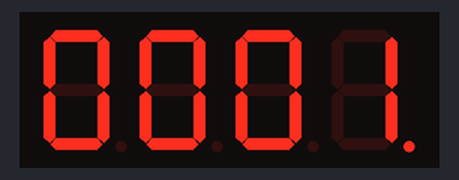
This sketch was run on a simulated Arduino Uno, built with avr-gcc and run on an emulated ATmega328P. Shown: 4-digit seven-segment display.

Above: at 1.1 s.
At 5.1 s:
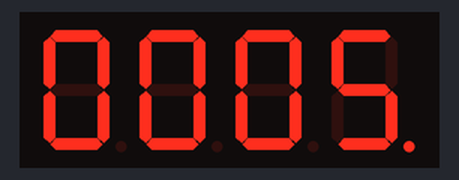
At 10.1 s:
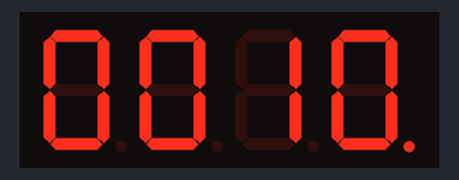
At 20.1 s:
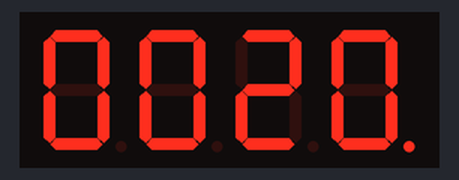
At 29.1 s:
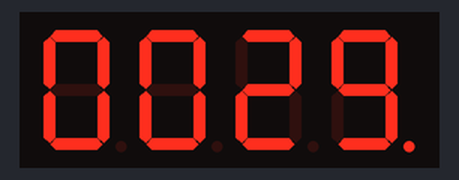
At 39.1 s:
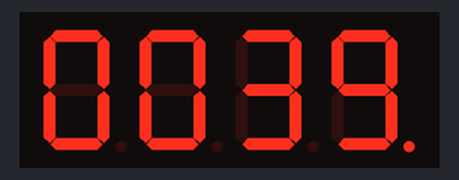

Measured:
- what the display in image 0 shows lasts 1.0 s, from 1.0 s to 2.0 s

The sketch:

SevSeg_Counter.ino
```cpp
// (licence header left out)
#include "SevSeg.h"
SevSeg sevseg; //Instantiate a seven segment controller object

void setup() {
  byte numDigits = 4;
  byte digitPins[] = {5, 4, 3, 2};
  byte segmentPins[] = {6, 7, 8, 9, 10, 11, 12, 13};
  bool resistorsOnSegments = false; // 'false' means resistors are on digit pins
  byte hardwareConfig = COMMON_CATHODE; // See README.md for options
  bool updateWithDelays = false; // Default 'false' is Recommended
  bool leadingZeros = true; // Use 'true' if you'd like to keep the leading zeros
  bool disableDecPoint = true; // Use 'true' if your decimal point doesn't exist or isn't connected

  sevseg.begin(hardwareConfig, numDigits, digitPins, segmentPins, resistorsOnSegments,
  updateWithDelays, leadingZeros, disableDecPoint);
  sevseg.setBrightness(90);
}

void loop() {
  static unsigned long timer = millis();
  static int deciSeconds = 0;

  if (millis() - timer >= 1000) {
    timer += 1000;
    deciSeconds++; // 100 milliSeconds is equal to 1 deciSecond

    if (deciSeconds == 10000) { // Reset to 0 after counting for 1000 seconds.
      deciSeconds=0;
    }
    sevseg.setNumber(deciSeconds, 0);
  }

  sevseg.refreshDisplay(); // Must run repeatedly
}

/// END ///
```
